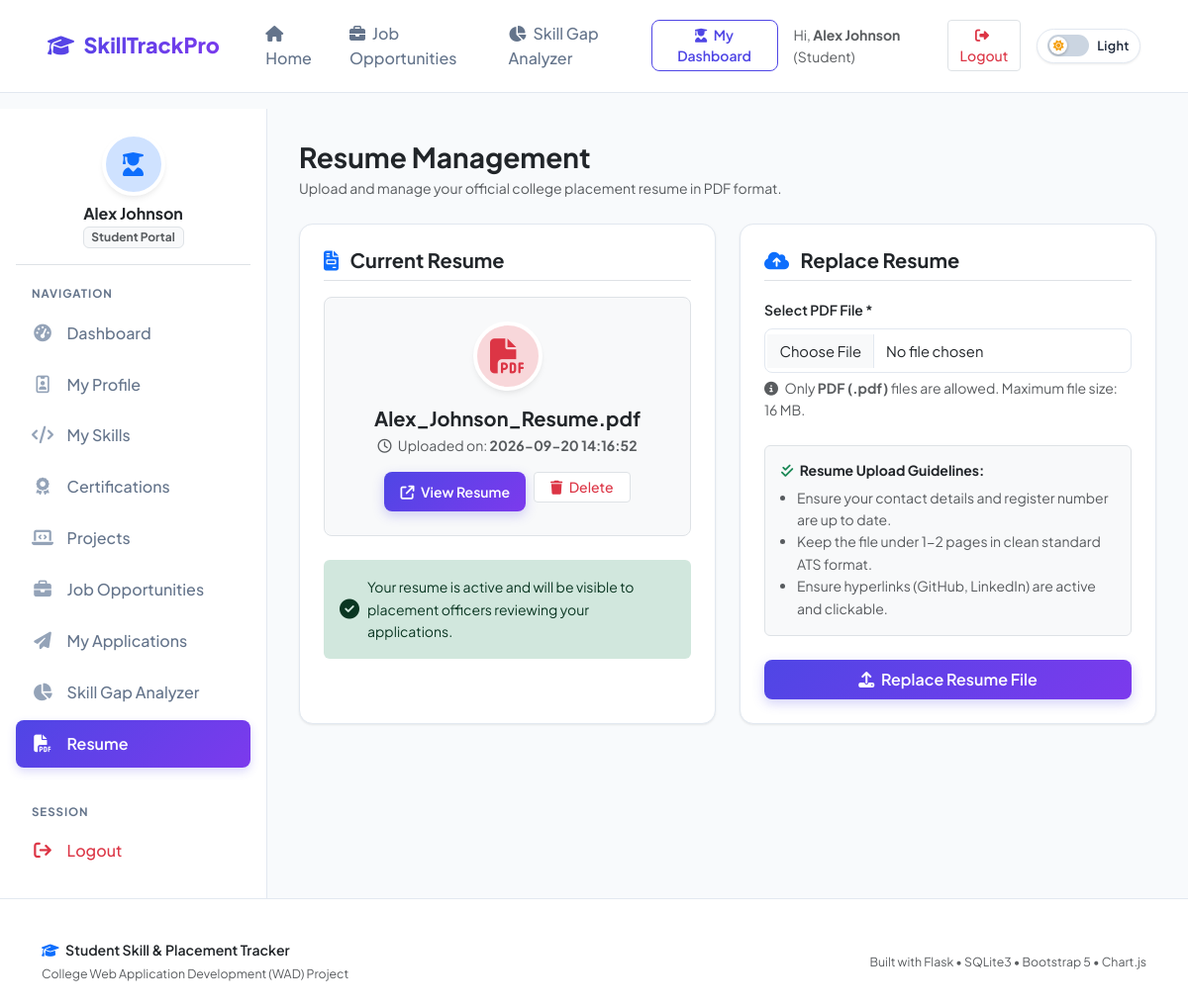
Page /student/resume (signed in) on the committed database.
### tables this page shows
CREATE TABLE resumes (
        id INTEGER PRIMARY KEY AUTOINCREMENT,
        student_id INTEGER UNIQUE NOT NULL,
        filename TEXT NOT NULL,
        original_filename TEXT NOT NULL,
        upload_date TIMESTAMP DEFAULT CURRENT_TIMESTAMP,
        FOREIGN KEY (student_id) REFERENCES users (id) ON DELETE CASCADE
    );

### app.py (the view)
@app.route('/student/resume')
@student_required
def resume():
    student_id = session['user_id']
    db = get_db()
    current_resume = db.execute("SELECT * FROM resumes WHERE student_id = ?", (student_id,)).fetchone()
    return render_template('resume.html', resume=current_resume)

### app.py (called while the page is built)
def get_db():
    if 'db' not in g:
        g.db = sqlite3.connect(app.config['DATABASE'])
        g.db.row_factory = sqlite3.Row
        g.db.execute("PRAGMA foreign_keys = ON")
    return g.db

def student_required(f):
    @wraps(f)
    def decorated_function(*args, **kwargs):
        if 'user_id' not in session:
            flash('Please log in to continue.', 'warning')
            return redirect(url_for('login'))
        if session.get('role') != 'student':
            flash('Access denied. Student portal only.', 'danger')
            return redirect(url_for('admin_dashboard'))
        return f(*args, **kwargs)
    return decorated_function

### templates/resume.html (shortened to what this page needs)
{% extends "base.html" %}
{% block content %}
<div class="app-wrapper">
    {% include "student_sidebar.html" %}
    <div class="main-content">
        <div class="d-flex flex-wrap align-items-center justify-content-between mb-4">
            <div>
                <h3 class="fw-bold text-dark mb-1">Resume Management</h3>
                <p class="text-muted small mb-0">Upload and manage your official college placement resume in PDF format.</p>
            </div>
        </div>
        <div class="row g-4">
            <div class="col-lg-6">
                <div class="card card-custom p-4 h-100">
                    <h5 class="fw-bold text-dark mb-3 border-bottom pb-2">
                        <i class="fa-solid fa-file-invoice text-primary me-2"></i> Current Resume
                    </h5>
                    {% if resume %}
                    <div class="p-4 bg-light rounded-3 border text-center mb-4">
                        <div class="avatar-profile mx-auto d-flex align-items-center justify-content-center bg-danger-subtle text-danger mb-3" style="width: 70px; height: 70px; font-size: 2.2rem;">
                            <i class="fa-solid fa-file-pdf"></i>
                        </div>
                        <h5 class="fw-bold text-dark mb-1">{{ resume.original_filename }}</h5>
                        <p class="text-muted small mb-3">
                            <i class="fa-regular fa-clock me-1"></i> Uploaded on: <strong>{{ resume.upload_date }}</strong>
                        </p>
                        <div class="d-flex justify-content-center gap-2">
                            <a href="{{ url_for('view_resume_file', filename=resume.filename) }}" target="_blank" class="btn btn-primary btn-sm px-3">
                                <i class="fa-solid fa-arrow-up-right-from-square me-1"></i> View Resume
                            </a>
                            <form method="POST" action="{{ url_for('delete_resume') }}" onsubmit="return confirm('Are you sure you want to remove your resume?');">
                                <button type="submit" class="btn btn-light btn-sm text-danger border px-3">
                                    <i class="fa-solid fa-trash me-1"></i> Delete
                                </button>
                            </form>
                        </div>
                    </div>
                    <div class="alert alert-success border-0 small mb-0 d-flex align-items-center">
                        <i class="fa-solid fa-circle-check fs-5 me-2"></i>
                        <div>Your resume is active and will be visible to placement officers reviewing your applications.</div>
                    </div>
                    {% endif %}
                </div>
            </div>
            <div class="col-lg-6">
                <div class="card card-custom p-4 h-100">
                    <h5 class="fw-bold text-dark mb-3 border-bottom pb-2">
                        <i class="fa-solid fa-cloud-arrow-up text-primary me-2"></i> {% if resume %}Replace Resume{% else %}Upload New Resume{% endif %}
                    </h5>
                    <form id="resume-upload-form" method="POST" action="{{ url_for('upload_resume') }}" enctype="multipart/form-data">
                        <div class="mb-4">
                            <label for="resume_file" class="form-label fw-semibold small">Select PDF File *</label>
                            <input class="form-control" type="file" id="resume_file" name="resume_file" accept=".pdf,application/pdf" required>
                            <div class="form-text text-muted">
                                <i class="fa-solid fa-circle-info me-1"></i> Only <strong>PDF (.pdf)</strong> files are allowed. Maximum file size: 16 MB.
                            </div>
                        </div>
                        <div class="p-3 bg-light rounded border mb-4">
                            <h6 class="fw-bold small text-dark mb-2"><i class="fa-solid fa-check-double text-success me-1"></i> Resume Upload Guidelines:</h6>
                            <ul class="text-muted small mb-0 ps-3">
                                <li>Ensure your contact details and register number are up to date.</li>
                                <li>Keep the file under 1-2 pages in clean standard ATS format.</li>
                                <li>Ensure hyperlinks (GitHub, LinkedIn) are active and clickable.</li>
                            </ul>
                        </div>
                        <button type="submit" class="btn btn-primary w-100 py-2">
                            <i class="fa-solid fa-upload me-1"></i> {% if resume %}Replace Resume File{% else %}Upload PDF Resume{% endif %}
                        </button>
                    </form>
                </div>
            </div>
        </div>
    </div>
</div>
{% endblock %}

### static/css/style.css (style rules this page uses)
:root { --font-main: 'Plus Jakarta Sans', -apple-system, BlinkMacSystemFont, 'Segoe UI', Roboto, sans-serif; --primary: #4f46e5; --primary-hover: #4338ca; --primary-light: #eef2ff; --secondary: #7c3aed; --secondary-light: #f5f3ff; --accent: #06b6d4; --success: #10b981; --success-light: #ecfdf5; --warning: #f59e0b; --warning-light: #fffbeb; --danger: #ef4444; --danger-light: #fef2f2; --info: #0284c7; --info-light: #f0f9ff; --dark: #0f172a; --text-main: #1e293b; --text-muted: #64748b; --bg-body: #f8fafc; --bg-card: #ffffff; --border-color: #e2e8f0; --sidebar-width: 270px; --navbar-height: 72px; --radius-sm: 8px; --radius-md: 14px; --radius-lg: 20px; --shadow-sm: 0 1px 3px rgba(0, 0, 0, 0.05), 0 1px 2px rgba(0, 0, 0, 0.03); --shadow-md: 0 4px 6px -1px rgba(0, 0, 0, 0.06), 0 2px 4px -1px rgba(0, 0, 0, 0.04); --shadow-lg: 0 10px 15px -3px rgba(0, 0, 0, 0.07), 0 4px 6px -2px rgba(0, 0, 0, 0.04); --shadow-xl: 0 20px 25px -5px rgba(0, 0, 0, 0.08), 0 10px 10px -5px rgba(0, 0, 0, 0.03); }
* { margin: 0; padding: 0; box-sizing: border-box; }
body { font-family: var(--font-main); background-color: var(--bg-body); color: var(--text-main); line-height: 1.6; min-height: 100vh; display: flex; flex-direction: column; -webkit-font-smoothing: antialiased; }
a { text-decoration: none; transition: all 0.2s ease-in-out; }
.btn-primary { background: linear-gradient(135deg, var(--primary) 0%, var(--secondary) 100%); border: none; color: #ffffff; font-weight: 600; padding: 0.6rem 1.4rem; border-radius: var(--radius-sm); box-shadow: 0 4px 12px rgba(79, 70, 229, 0.25); transition: all 0.25s ease; }
.btn-light { background-color: #ffffff; border: 1px solid var(--border-color); color: var(--text-main); font-weight: 500; }
.app-wrapper { display: flex; flex: 1; min-height: calc(100vh - var(--navbar-height)); }
.main-content { flex: 1; padding: 2rem; background-color: var(--bg-body); max-width: 100%; overflow-x: hidden; }
.card-custom { background: var(--bg-card); border: 1px solid var(--border-color); border-radius: var(--radius-md); box-shadow: var(--shadow-sm); transition: transform 0.25s ease, box-shadow 0.25s ease; overflow: hidden; }
.avatar-profile { width: 110px; height: 110px; border-radius: 50%; object-fit: cover; border: 4px solid #ffffff; box-shadow: var(--shadow-md); }
.form-control, .form-select { border-radius: var(--radius-sm); border: 1.5px solid var(--border-color); padding: 0.65rem 0.9rem; font-family: inherit; font-size: 0.92rem; transition: all 0.2s ease; }

### rows in the picture
resumes: original_filename "Alex_Johnson_Resume.pdf", upload_date "2026-09-20 14:16:52"

### other values in the picture
{{ session.get('name') }} "Alex Johnson"
{{ session.get('role')|capitalize }} "Student"
